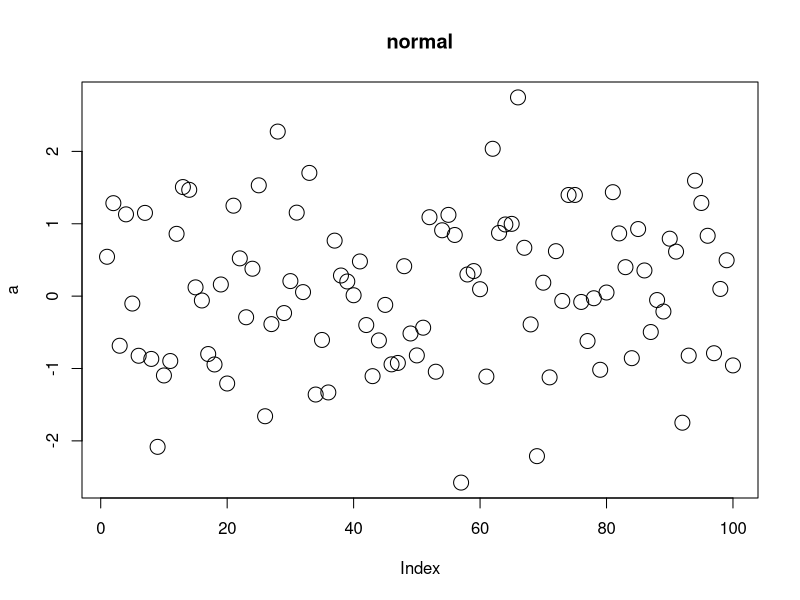
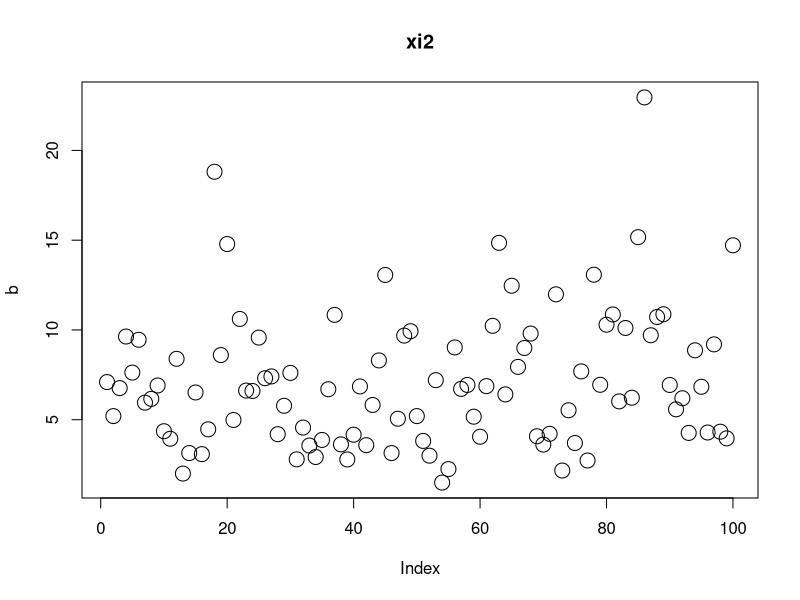
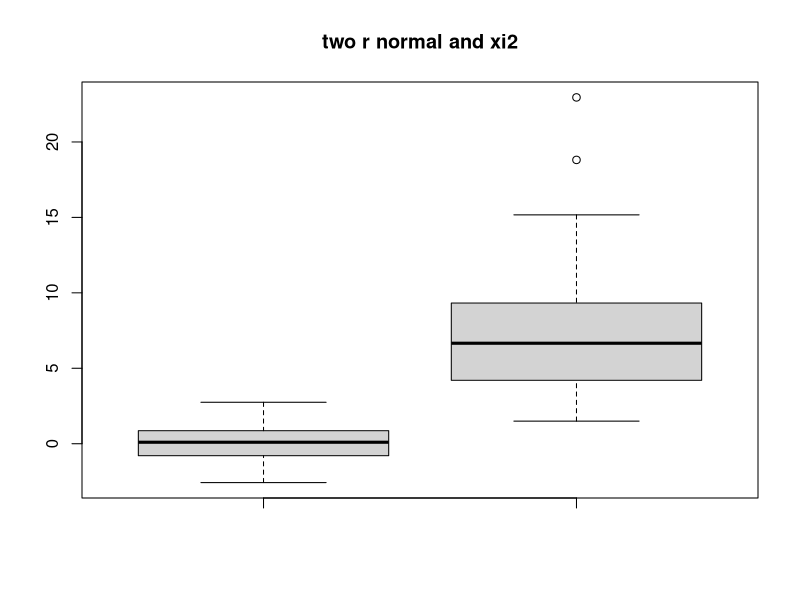
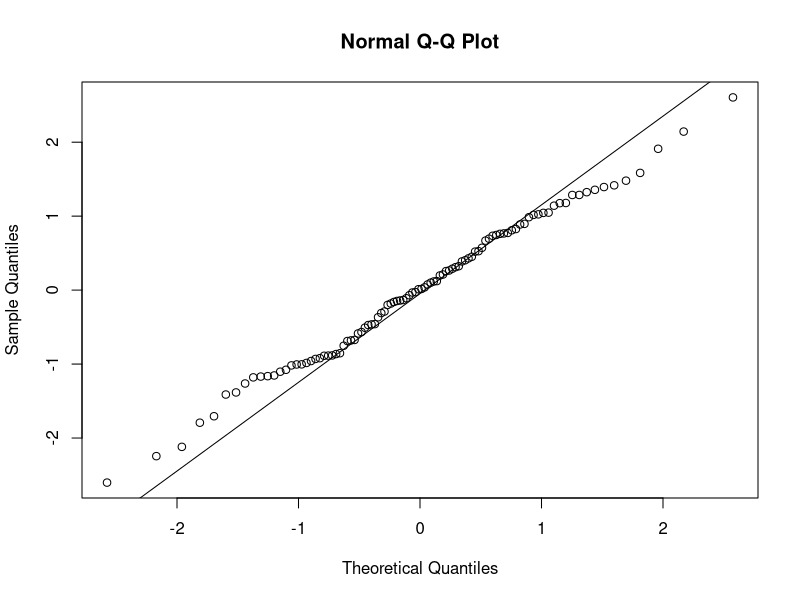
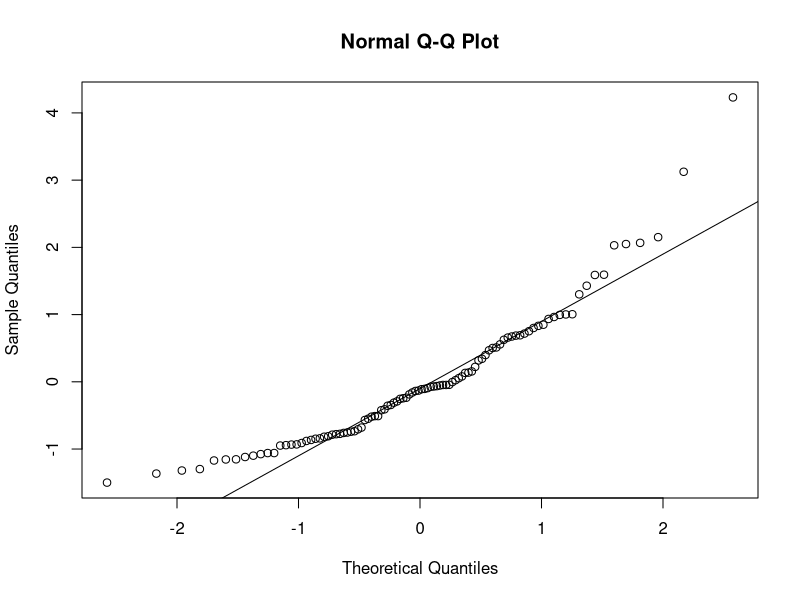
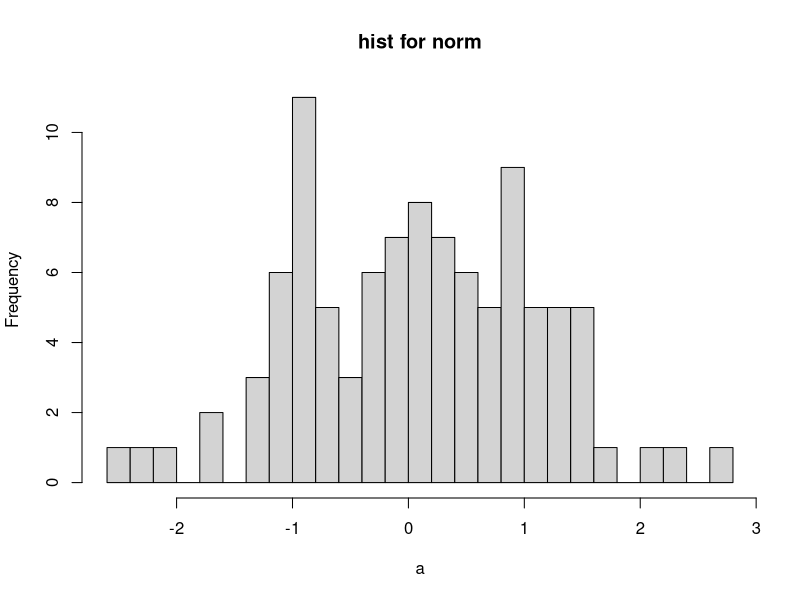
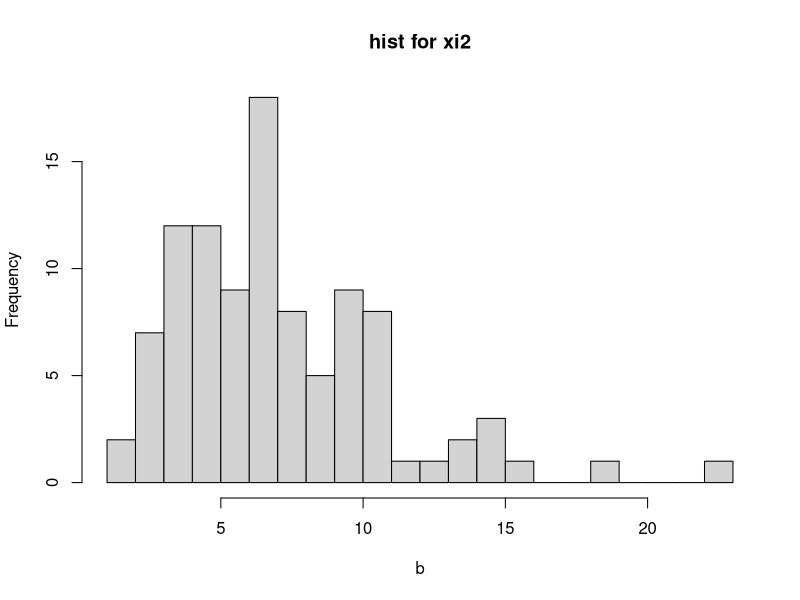

Reproduce these figures in R, in order.
#создать 2 выборки с норм распределением и си квадратным. +шистограмы, бокс плот, сумму разность 
#мат операции с выборками 

a<-rnorm(100, 0, 1)
b<-rchisq(100, 7)

plot(a, cex=2, main='normal')
ks.test(a, 'pnorm', mean=mean(a), sd=sd(a))
shapiro.test(a)
plot(b, cex=2, main='xi2')
ks.test(b, 'pnorm', mean=mean(b), sd=sd(b))
boxplot(a, b, main='two r normal and xi2')
shapiro.test(b)
bst=(b-mean(b))/sd(b)
ast=(a-mean(a))/sd(a)
qqnorm(ast)
qqline(ast)
qqnorm(bst)
qqline(bst)
hist(a, breaks=20, main="hist for norm")
hist(b, breaks=20, main="hist for xi2")

c=a+b
c=a*b
c=b/a
